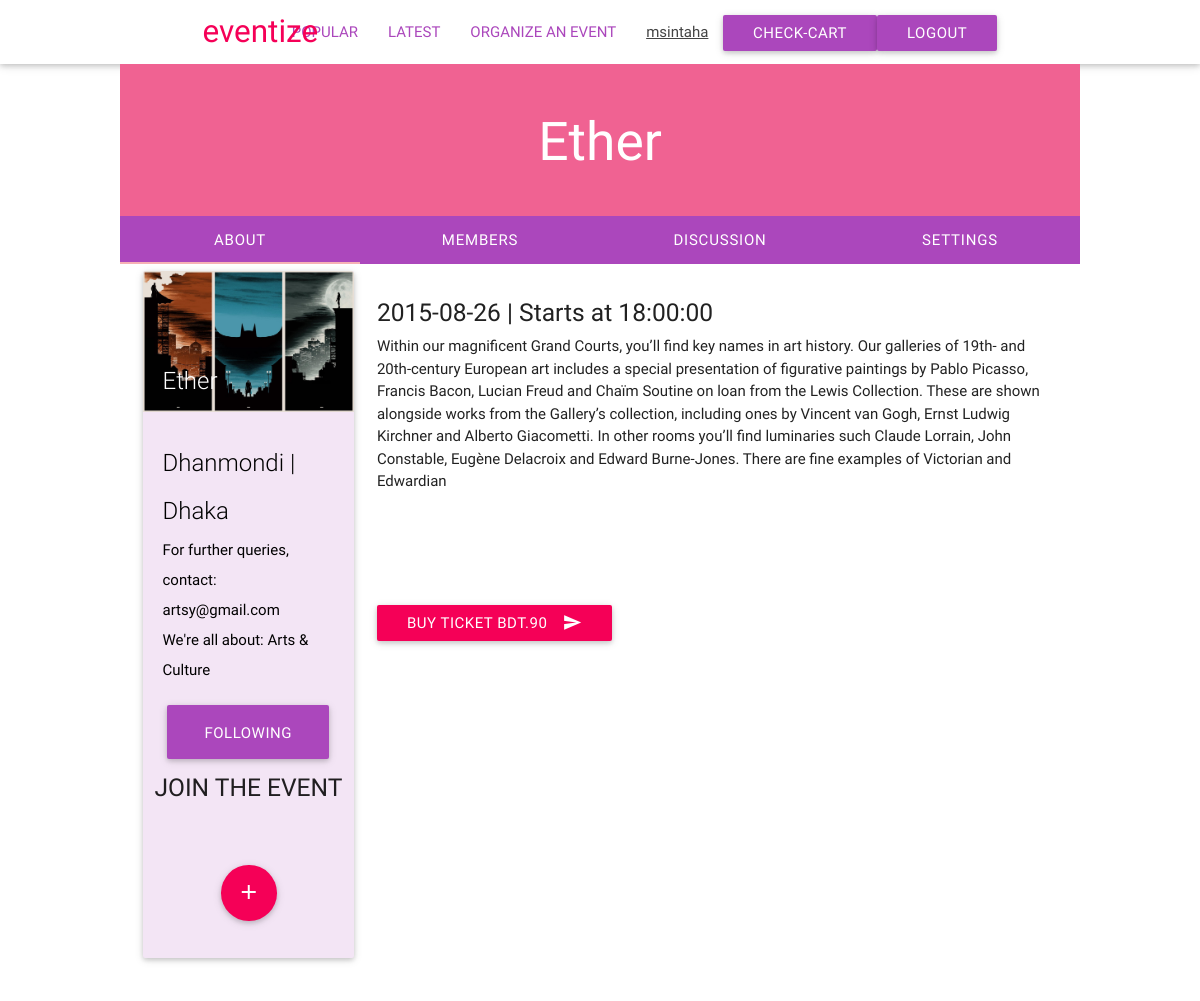
Page /get_event.php?id=1 (signed in) on the committed database.
### tables this page shows
CREATE TABLE IF NOT EXISTS `event` (
  `id` int(11) NOT NULL AUTO_INCREMENT,
  `title` varchar(30) NOT NULL,
  `description` varchar(600) NOT NULL,
  `organizer` varchar(100) NOT NULL,
  `location` varchar(100) NOT NULL,
  `date_posted` date NOT NULL,
  `category` varchar(40) NOT NULL,
  `city` varchar(700) NOT NULL,
  `contact` varchar(300) NOT NULL,
  `admin` varchar(40) NOT NULL,
  `start` time NOT NULL,
  `end` time NOT NULL,
  `ticket` int(11) NOT NULL,
  PRIMARY KEY (`id`)
);

CREATE TABLE IF NOT EXISTS `photos` (
  `id` int(11) NOT NULL AUTO_INCREMENT,
  `user` varchar(40) NOT NULL,
  `event_id` int(10) NOT NULL,
  `path` varchar(150) NOT NULL,
  `image_name` varchar(100) NOT NULL,
  PRIMARY KEY (`id`)
);

### functions.php (called while the page is built, shortened)
<?php
function get_comments($eid){
 $eid=(int) $eid;
 $sql= "SELECT
  username,comment,date_posted FROM comments WHERE `event_id`={$eid}";
  	$comments=mysql_query($sql);
  	$return=array();
  	while($row=mysql_fetch_assoc($comments)){
  		$return[]=$row;
  	}
  	return $return;
}
function get_event($id){
		$events = array();
	$query = "SELECT id,title,start,end,description,organizer,ticket,admin,
	location,date_posted,city,category,contact FROM event
	WHERE `id`={$id}";
	$q= mysql_query($query);
	while ($row = mysql_fetch_assoc($q)) {
		$events[] = $row;
	}
	return $events;
}
function get_img($eid){
	$query = "SELECT `path` FROM `photos` WHERE `event_id`={$eid}";
	$q= mysql_query($query);
	$row = mysql_fetch_row($q) ;
	return $row;
}
function is_following($event_id,$user){
	$follow="Follow";
	$following="Following";
	$query="SELECT COUNT(`event`) AS `count` FROM follow WHERE event={$event_id} AND user='{$user}'";
	$query=mysql_query($query);
	while($row=mysql_fetch_assoc($query)) {
		$count=$row['count'];
	}
	if($count>0){
		return $following;
	} else{
		return $follow;
	}
}
?>

### get_event.php (the view, shortened to what this page needs)
<?php
require 'connection.php';
$eid=$_GET['id'];
$event = get_event($eid);
$img=get_img($eid);
if(isset($_SESSION['username'])){
  $user=$_SESSION['username'];
} else{
  $user=NULL;
}
?>
<!DOCTYPE html>
<html lang="en">
<head>
  <link rel="stylesheet" type="text/css" href="assets/css/keyframes.css">
  <link rel="stylesheet" type="text/css" href="assets/css/pageTransitions.css">
  <link href="assets/css/materialize.css" type="text/css" rel="stylesheet" media="screen,projection"/>
  <link href="assets/css/style.css" type="text/css" rel="stylesheet" media="screen,projection"/>
</head>
<body class="m-scene" id="main">
 <nav class="white" role="navigation">
    <div class="nav-wrapper container">
      <a id="logo-container" href="index.php" class="brand-logo" style="color:#f50057;">eventize</a>
      <ul class="right hide-on-med-and-down">
          <li><a href="popular.php" style="color:#ab47bc;">POPULAR</a></li>
        <li><a href="latest.php" style="color:#ab47bc;">LATEST</a></li>
        <li><a href="organize.php" style="color:#ab47bc;">ORGANIZE AN EVENT</a></li>
<?php
       if(!isset($_SESSION['username'])){?>
           <li><a href="register.php" class="waves-effect waves-light btn purple lighten-1">Register</a></li>
      <li><a  href="login.php" class="waves-effect waves-light btn pink accent-3">Login</a></li>
      </ul>
<?php }
else {
  echo "<li><a href='profile.php'><u> ".$_SESSION['username']."</u></a> </li>  ";
    echo "<li><a href='check-cart.php' class='waves-effect waves-light btn purple lighten-1' target='_blank'>Check-cart</a></li>";
    echo "<li><a href='logout.php' class='waves-effect waves-light btn purple lighten-1' >Logout</a></li> </ul>";
        }
?>
    </div>
  </nav>
<?php
foreach($event as $eve){
  $admin= $eve['admin'];
?>
   <div class="row" style="width:80%;">
      <div class="col s12 pink lighten-2"><br><center><h2 style="color:white;"><?php echo $eve['title']; ?></h2></center><br></div>
      <br>
  <?php $f=is_following($eid,$user);   ?>
    <div class="col s12" style="padding-left:0;padding-right:0;">
      <ul class="tabs">
        <li class="tab col s3 purple lighten-1"><a  href="#test1" style="color:white;">About</a></li>
        <li class="tab col s3 purple lighten-1"><a href="#test2" style="color:white;">Members</a></li>
        <li class="tab col s3 purple lighten-1"><a href="#test3" style="color:white;">Discussion</a></li>
        <?php
        if($user===$admin):
          ?>
        <li class="tab col s3 purple lighten-1"><a href="#test4" style="color:white;">Settings</a></li>
          <?php
        endif;
        ?>
      </ul>
    </div>
    <div id="test1" class="col s12">
 <div class="row">
      <div class="col s12 m4 l3">
      <div class="card purple lighten-5">
        <div class="card-image">
              <img src="<?php echo $img[0]; ?>">
              <span class="card-title"><?php echo $eve['title']; ?></span>
            </div>
            <div class="card-content black-text">
              <span class="card-title" style="color:black;"><?php echo $eve['location']; ?> | <?php echo $eve['city']; ?></span>
              <p><?php echo $eve['contact']; ?></p>
              <p>We're all about: <?php echo $eve['category']; ?></p>
            </div>
<center><a class="waves-effect waves-light btn-large purple lighten-1" href="follow.php?event=<?php echo $eve['id']; ?>"
><i class="material-icons left"></i><?php echo $f; ?></a></center>
  <p>
  <center><h5>JOIN THE EVENT<br><br><i class="material-icons"></i></h5>
  <a href="join.php?event=<?php echo $eve['id']; ?>"
   class="btn-floating btn-large waves-effect waves-light pink accent-3"
  ><i class="material-icons" title="Join the Event">add</i></a></center>
  </p><br>
          </div>
      </div>
      <div class="col s12 m8 l9"> <br>
   <h5><?php echo $eve['date_posted']; ?> | Starts at <?php echo $eve['start'] ?></h5>
    <?php echo $eve['description'] ?>
    <form name="sub"  method="POST">
                <button class="btn waves-effect waves-light pink accent-3" type="submit" name="action">Buy ticket BDT.<?php echo $eve['ticket'];?>
        <i class="mdi-content-send right"></i>
      </button >
              </form>
      </div>
</div>
    </div>
      </div>
<?php } ?>
  </body>
</html>

### assets/css/style.css (style rules this page uses)
nav ul a, nav .brand-logo { color: #444; }
p { line-height: 2rem; }

### rows in the picture
event: title "Ether", admin "SETTINGS", photos.path (picture), location "Dhanmondi", city "Dhaka", contact "For further queries, contact: artsy@gmail.com", category "Arts & Culture", f "FOLLOWING", date_posted "2015-08-26", start "18:00:00", description "Within our magnificent Grand Courts, you’ll find key names in art history. Our galleries of 19th- and 20th-century European art includes a special presentation of figurative paintings by Pablo Picasso, Francis Bacon, Lucian Freud and Chaïm Soutine on loan from the Lewis Collection. These are shown alongside works from the Gallery’s collection, including ones by Vincent van Gogh, Ernst Ludwig Kirchner and Alberto Giacometti. In other rooms you’ll find luminaries such Claude Lorrain, John Constable, Eugène Delacroix and Edward Burne-Jones. There are fine examples of Victorian and Edwardian", ticket "90"

### other values in the picture
$_SESSION['username'] "msintaha"
